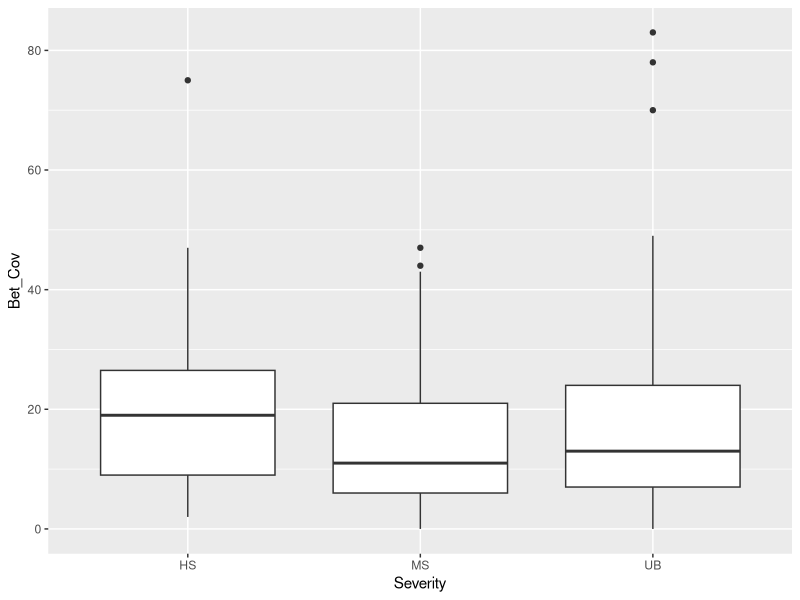
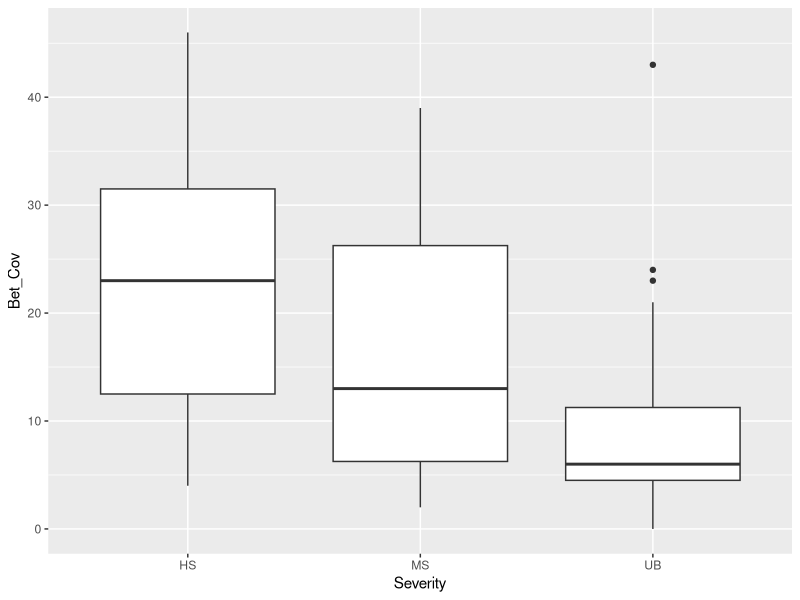
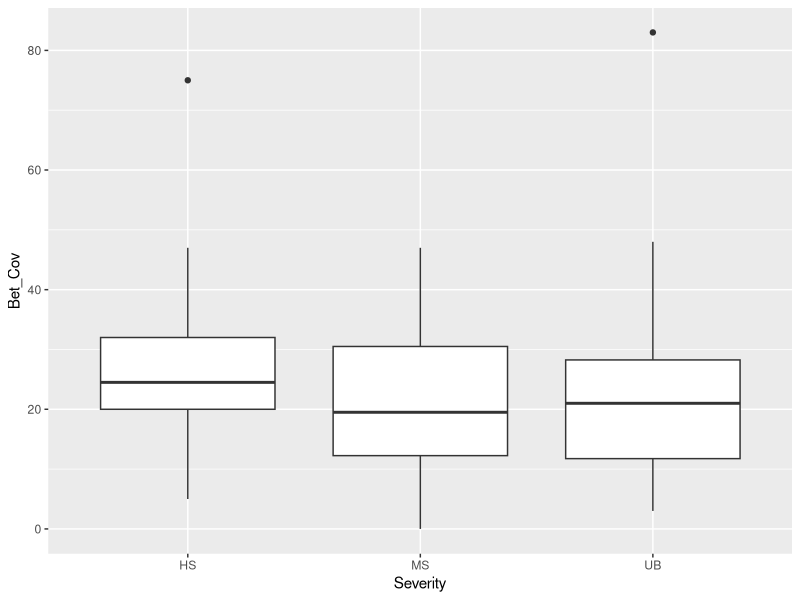
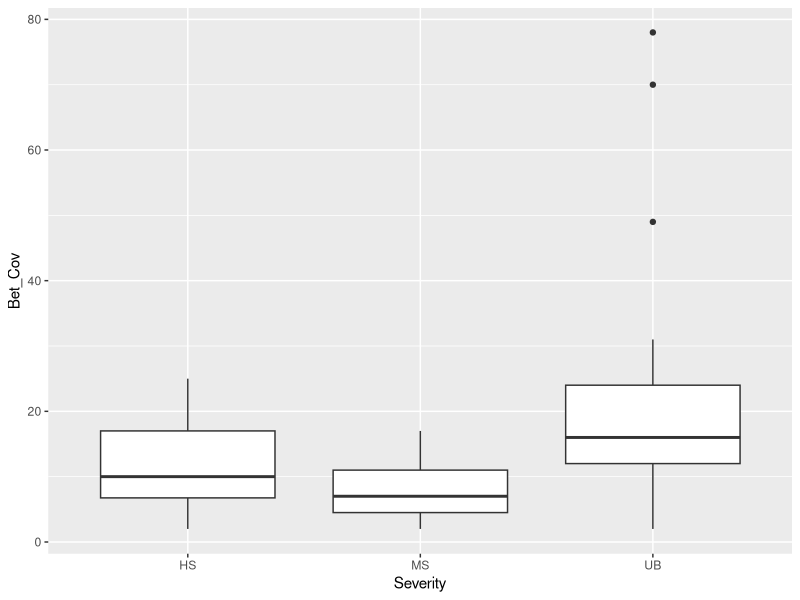
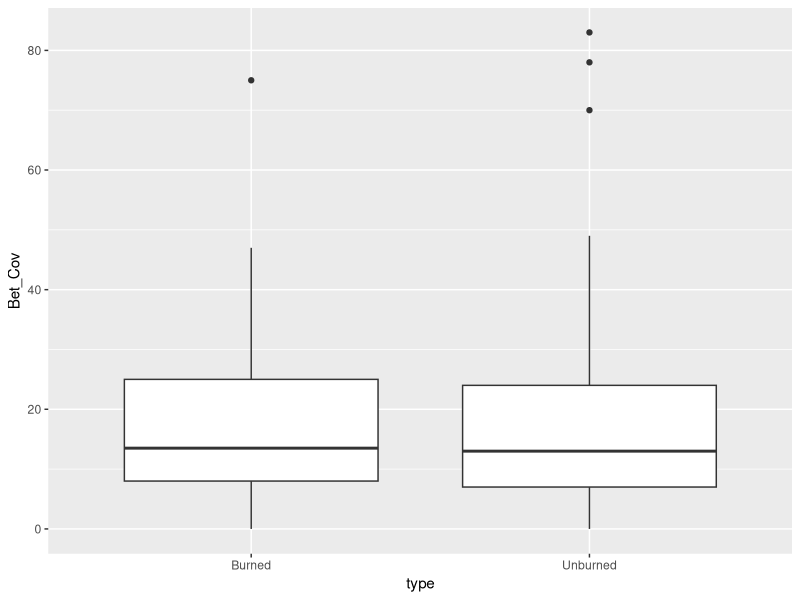
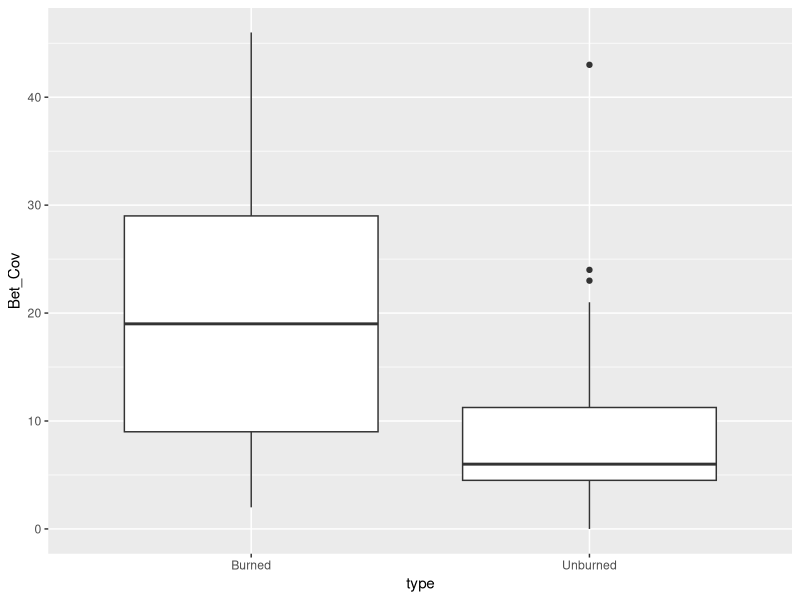
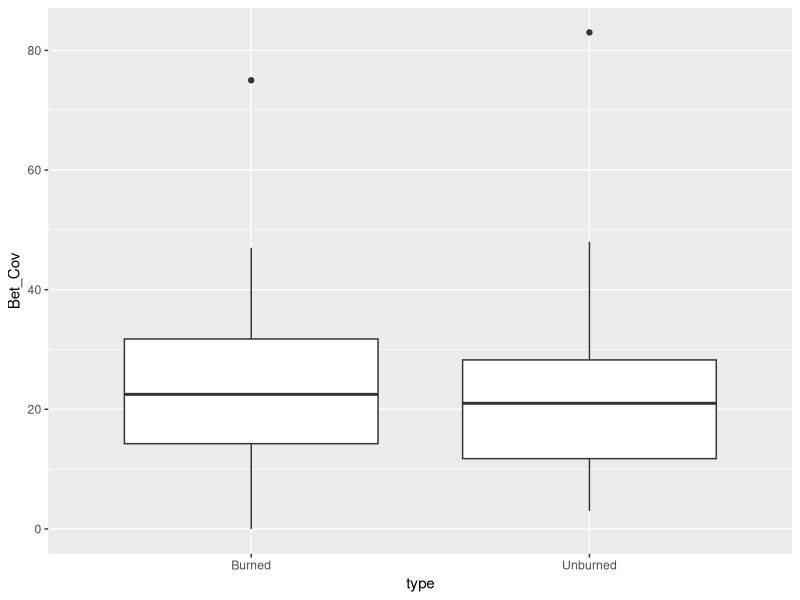
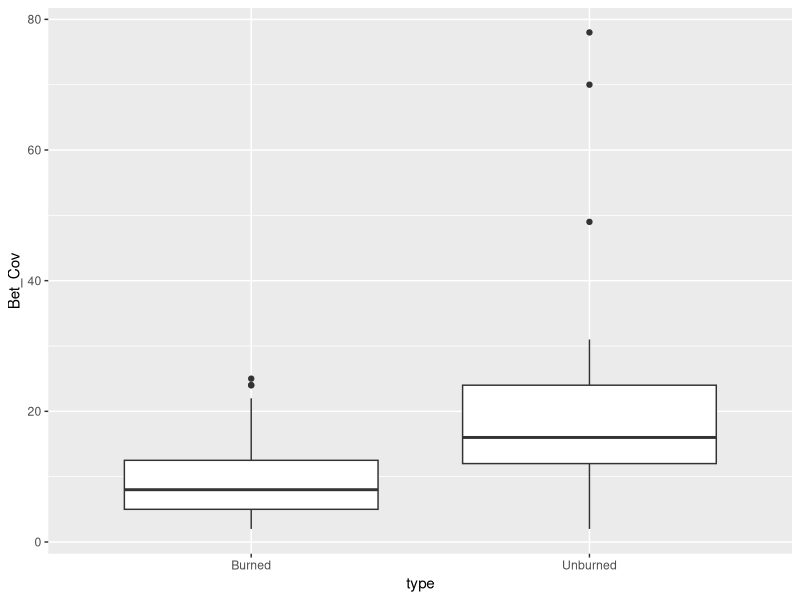

Here is the R script that generated these plots, in order:
setwd("//home.uvic.ca/spenserm/Desktop/FieldData Analysis")

library(dplyr)
library(ggplot2)
library(forcats)

#load in shrub dataset

shrubs<- read.csv("ShrubTraits.csv")
shrubs.grouped<- shrubs %>%
  mutate(type=fct_collapse(Severity, 
                           Burned = c("MS", "HS"),
                           Unburned = "UB"))

#subsetting shrub data by fire year 

Shrubs_80s<- shrubs %>%
  filter(Site %in% c("87", "SL85"))

Shrubs_2012<- shrubs%>%
  filter(Site %in% c("NL12", "TK12", "HL12"))

Shrubs_2023<-shrubs %>%
  filter(Site %in% c("NL23", "VC23", "HL23"))


#grouped
Shrubs_80sgrouped<- shrubs.grouped %>%
  filter(Site %in% c("87", "SL85"))

Shrubs_2012grouped<- shrubs.grouped%>%
  filter(Site %in% c("NL12", "TK12", "HL12"))

Shrubs_2023grouped<-shrubs.grouped %>%
  filter(Site %in% c("NL23", "VC23", "HL23"))



#looking at betula cover
ShrubsBet_Plot<- ggplot(shrubs, aes(x=Severity, y=Bet_Cov))+geom_boxplot()
ShrubsBet_Plot

ShrubsBet_Plot_80s<- ggplot(Shrubs_80s, aes(x=Severity, y=Bet_Cov))+geom_boxplot()
ShrubsBet_Plot_80s

ShrubsBet_Plot_2012<- ggplot(Shrubs_2012, aes(x=Severity, y=Bet_Cov))+geom_boxplot()
ShrubsBet_Plot_2012

ShrubsBet_Plot_2023<- ggplot(Shrubs_2023, aes(x=Severity, y=Bet_Cov))+geom_boxplot()
ShrubsBet_Plot_2023


#general burned - no severity

ShrubsBetgrouped_Plot<- ggplot(shrubs.grouped, aes(x=type, y=Bet_Cov))+geom_boxplot()
ShrubsBetgrouped_Plot

ShrubsBet_Plot_80sgrouped<- ggplot(Shrubs_80sgrouped, aes(x=type, y=Bet_Cov))+geom_boxplot()
ShrubsBet_Plot_80sgrouped

ShrubsBet_Plot_2012grouped<- ggplot(Shrubs_2012grouped, aes(x=type, y=Bet_Cov))+geom_boxplot()
ShrubsBet_Plot_2012grouped

ShrubsBet_Plot_2023grouped<- ggplot(Shrubs_2023grouped, aes(x=type, y=Bet_Cov))+geom_boxplot()
ShrubsBet_Plot_2023grouped


#looking at salix cover
ShrubsSal_Plot<- ggplot(shrubs, aes(x=Severity, y=Sal_Cov))+geom_boxplot()
ShrubsSal_Plot

ShrubsSal_Plot_80s<- ggplot(Shrubs_80s, aes(x=Severity, y=Sal_Cov))+geom_boxplot()
ShrubsSal_Plot_80s

ShrubsSal_Plot_2012<- ggplot(Shrubs_2012, aes(x=Severity, y=Sal_Cov))+geom_boxplot()
ShrubsSal_Plot_2012

ShrubsSal_Plot_2023<- ggplot(Shrubs_2023, aes(x=Severity, y=Sal_Cov))+geom_boxplot()
ShrubsSal_Plot_2023



#general burned - no severity

ShrubsSalgrouped_Plot<- ggplot(shrubs.grouped, aes(x=type, y=Sal_Cov))+geom_boxplot()
ShrubsSalgrouped_Plot

ShrubsSal_Plot_80sgrouped<- ggplot(Shrubs_80sgrouped, aes(x=type, y=Sal_Cov))+geom_boxplot()
ShrubsSal_Plot_80sgrouped

ShrubsSal_Plot_2012grouped<- ggplot(Shrubs_2012grouped, aes(x=type, y=Sal_Cov))+geom_boxplot()
ShrubsSal_Plot_2012grouped

ShrubsSal_Plot_2023grouped<- ggplot(Shrubs_2023grouped, aes(x=type, y=Sal_Cov))+geom_boxplot()
ShrubsSal_Plot_2023grouped



#looking at rhod cover
ShrubsRhod_Plot<- ggplot(shrubs, aes(x=Severity, y=Rhod_Cov))+geom_boxplot()
ShrubsRhod_Plot

ShrubsRhod_Plot_80s<- ggplot(Shrubs_80s, aes(x=Severity, y=Rhod_Cov))+geom_boxplot()
ShrubsRhod_Plot_80s

ShrubsRhod_Plot_2012<- ggplot(Shrubs_2012, aes(x=Severity, y=Rhod_Cov))+geom_boxplot()
ShrubsRhod_Plot_2012

ShrubsRhod_Plot_2023<- ggplot(Shrubs_2023, aes(x=Severity, y=Rhod_Cov))+geom_boxplot()
ShrubsRhod_Plot_2023


#general burned - no severity

ShrubsRhodgrouped_Plot<- ggplot(shrubs.grouped, aes(x=type, y=Rhod_Cov))+geom_boxplot()
ShrubsRhodgrouped_Plot

ShrubsRhod_Plot_80sgrouped<- ggplot(Shrubs_80sgrouped, aes(x=type, y=Rhod_Cov))+geom_boxplot()
ShrubsRhod_Plot_80sgrouped

ShrubsRhod_Plot_2012grouped<- ggplot(Shrubs_2012grouped, aes(x=type, y=Rhod_Cov))+geom_boxplot()
ShrubsRhod_Plot_2012grouped

ShrubsRhod_Plot_2023grouped<- ggplot(Shrubs_2023grouped, aes(x=type, y=Rhod_Cov))+geom_boxplot()
ShrubsRhod_Plot_2023grouped
